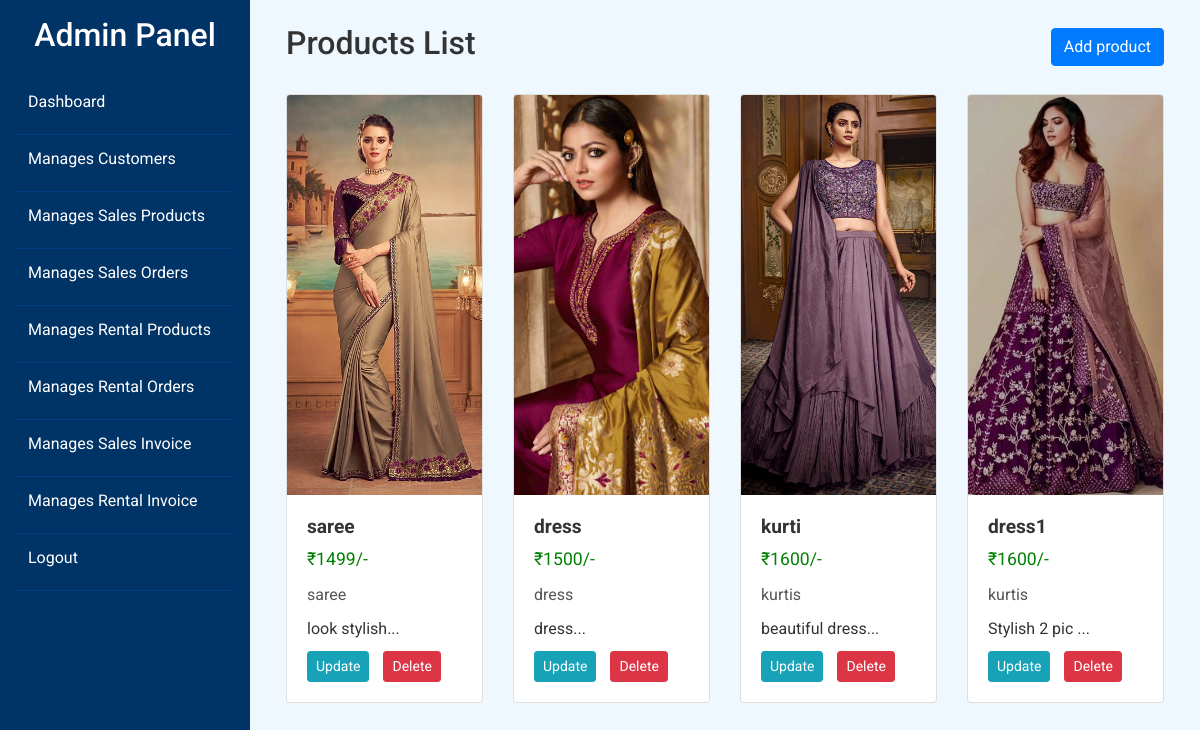
Page /admin_product.php (signed in) on the committed database.
### tables this page shows
CREATE TABLE `products` (
  `id` int(100) NOT NULL,
  `name` varchar(100) NOT NULL,
  `category` varchar(20) NOT NULL,
  `details` varchar(500) NOT NULL,
  `price` int(100) NOT NULL,
  `image` varchar(100) NOT NULL
);

### admin_product.php (the view, shortened to what this page needs)
<?php
@include 'config.php';
?>
<!DOCTYPE html>
<html lang="en">
<head>
    <link rel="stylesheet" href="https://maxcdn.bootstrapcdn.com/bootstrap/4.5.2/css/bootstrap.min.css">
    <link rel="stylesheet" href="admin_styles.css">
</head>
<body>
<div class="d-flex">
<?php include 'admin_navbar.php' ?>
        <div class="content w-100">
        <div class="container-fluied mx-3 mt-1">
            <section class="show-products">
            <div class="d-flex justify-content-between align-items-center mb-4">
    <h2 class="text-center">Products List</h2>
    <a href="admin_add_product.php" class="btn btn-primary">Add product</a>
</div>
                <div class="row">
                    <?php
                        $show_products = $conn->prepare("SELECT * FROM `products`");
                        $show_products->execute();
                        if($show_products->rowCount() > 0){
                            while($fetch_products = $show_products->fetch(PDO::FETCH_ASSOC)){
                    ?>
                        <div class="col-md-3 product-card mb-3">
                            <div class="card">
                                <img src="uploaded_img/<?= $fetch_products['image']; ?>" alt="<?= $fetch_products['name']; ?>" class="card-img-top">
                                <div class="card-body">
                                    <h5 class="product-name"><?= $fetch_products['name']; ?></h5>
                                    <p class="product-price">₹<?= $fetch_products['price']; ?>/-</p>
                                    <p class="product-category"><?= $fetch_products['category']; ?></p>
                                    <p class="card-text"><?= substr($fetch_products['details'], 0, 100); ?>...</p>
                                    <div class="action-btns">
                                        <a href="admin_update_product.php?update=<?= $fetch_products['id']; ?>" class="btn btn-info btn-sm">Update</a>
                                        <a href="admin_product.php?delete=<?= $fetch_products['id']; ?>" class="btn btn-danger btn-sm" onclick="return confirm('Delete this product?');">Delete</a>
                                    </div>
                                </div>
                            </div>
                        </div>
                    <?php
                        }
                    } else {
                        echo '<div class="col-12"><p class="text-center">No products added yet!</p></div>';
                    }
                    ?>
                </div>
            </section>
        </div>
    </div>
</div>
</body>
</html>

### admin_navbar.php
<div class="sidebar  text-white p-3" style="width: 250px; height: 100vh;">
    <h2 class="text-center mb-4">Admin Panel</h2>
    <ul class="list-unstyled">
        <li><a href="admin_dashboard.php" class="text-white d-block   rounded mb-2 hover-link">Dashboard</a></li>
        <li><a href="admin_customer.php" class="text-white d-block   rounded mb-2 hover-link">Manages Customers</a></li>
        <li><a href="admin_product.php" class="text-white d-block   rounded mb-2 hover-link">Manages Sales Products</a></li>
        <li><a href="admin_order.php" class="text-white d-block   rounded mb-2 hover-link">Manages Sales Orders</a></li>
        <li><a href="admin_rental_product.php" class="text-white d-block   rounded mb-2 hover-link">Manages Rental Products</a></li>
        <li><a href="admin_rental_order.php" class="text-white d-block   rounded mb-2 hover-link">Manages Rental Orders</a></li>
        <li><a href="admin_sales_invoice.php" class="text-white d-block   rounded mb-2 hover-link">Manages Sales Invoice</a></li>
        <li><a href="admin_rental_invoice.php" class="text-white d-block   rounded mb-2 hover-link">Manages Rental Invoice</a></li>
        <li><a id="logoutLink" href="logout.php" class="text-white d-block   rounded mb-2 hover-link">Logout</a></li>
    </ul>
</div>

### admin_styles.css (style rules this page uses)
* { box-sizing: border-box; margin: 0; padding: 0; }
body { font-family: "Roboto", sans-serif; background-color: #f0f8ff; color: #333; }
.sidebar { width: 250px; background-color: #003366; color: #fff; position: fixed; top: 0; left: 0; bottom: 0; padding-top: 60px; overflow-y: auto; }
.sidebar ul { list-style-type: none; padding-left: 0; }
.sidebar li { padding: 12px; border-bottom: 1px solid #004080; }
.sidebar li a { color: #e6f0ff; text-decoration: none; display: block; }
.content { margin-left: 250px; padding: 20px; }

### admin_product.php (style rules this page uses)
.card-img-top { object-fit: cover; height: 400px; width: 100%; }
.product-name { font-size: 1.2rem; font-weight: bold; }
.product-price { font-size: 1.1rem; color: green; }
.product-category { font-size: 1rem; color: #555; }
.action-btns a { margin-right: 10px; }
p { margin-bottom: 10px; }

### rows in the picture
products: image (picture), name "saree", price "1499", category "saree", details "look stylish"
products: image (picture), name "dress", price "1500", category "dress", details "dress"
products: image (picture), name "kurti", price "1600", category "kurtis", details "beautiful dress"
products: image (picture), name "dress1", price "1600", category "kurtis", details "Stylish 2 pic"
